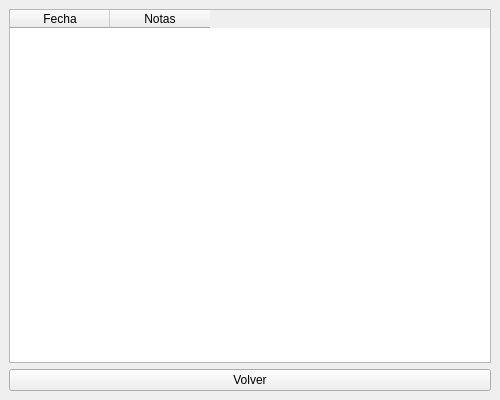
<?xml version="1.0" encoding="UTF-8"?>
<ui version="4.0">
 <class>VistaEntrenamientosAsignados</class>
 <widget class="QMainWindow" name="VistaEntrenamientosAsignados">
  <property name="geometry">
   <rect><x>0</x><y>0</y><width>500</width><height>400</height></rect>
  </property>
  <property name="windowTitle">
   <string>Entrenamientos Asignados</string>
  </property>
  <widget class="QWidget" name="centralwidget">
   <layout class="QVBoxLayout" name="verticalLayout">
    <!-- Tabla de sesiones -->
    <item>
     <widget class="QTableWidget" name="tblEntrenamientos">
      <column><property name="text"><string>Fecha</string></property></column>
      <column><property name="text"><string>Notas</string></property></column>
     </widget>
    </item>
    <!-- Botón Volver -->
    <item>
     <widget class="QPushButton" name="btn_volver">
      <property name="text"><string>Volver</string></property>
     </widget>
    </item>
   </layout>
  </widget>
 </widget>
 <resources/>
 <connections/>
</ui>
